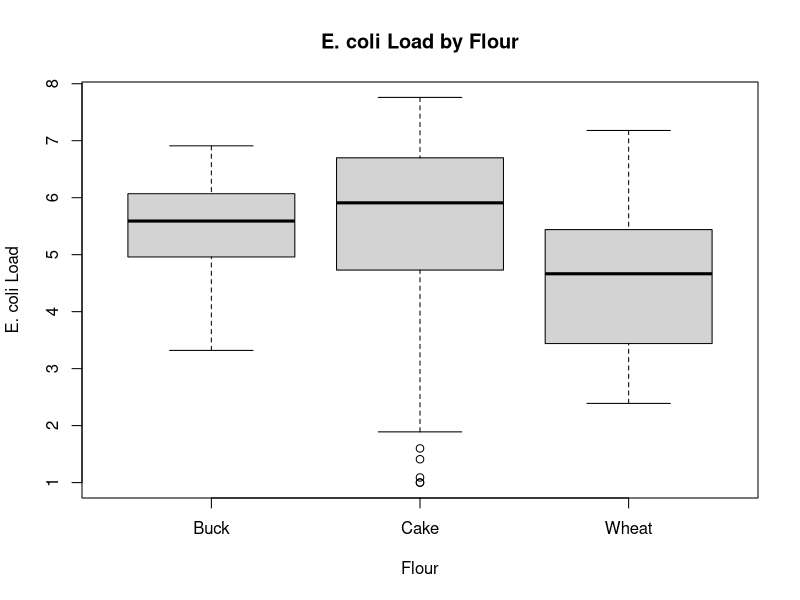
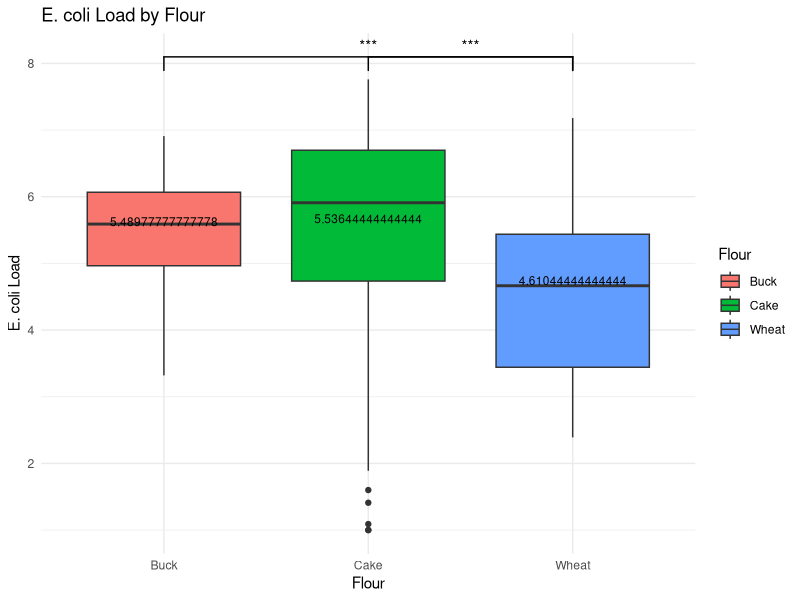
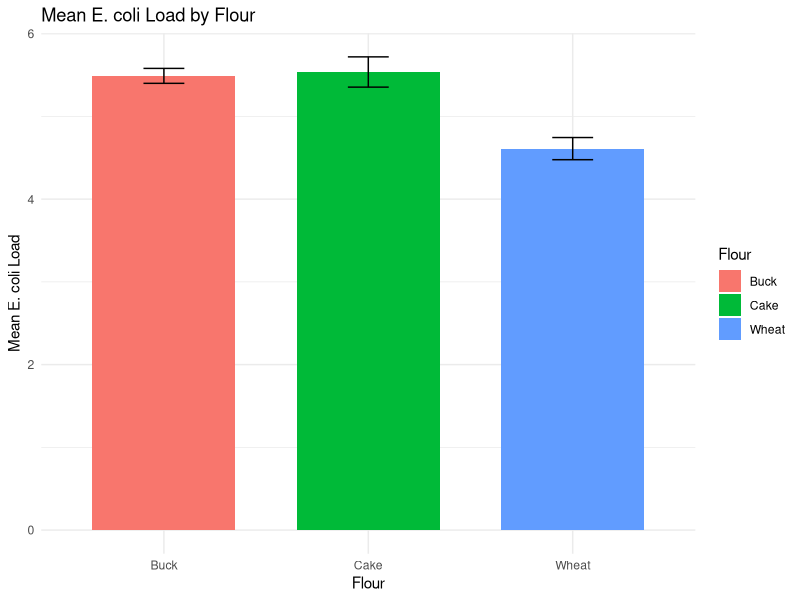
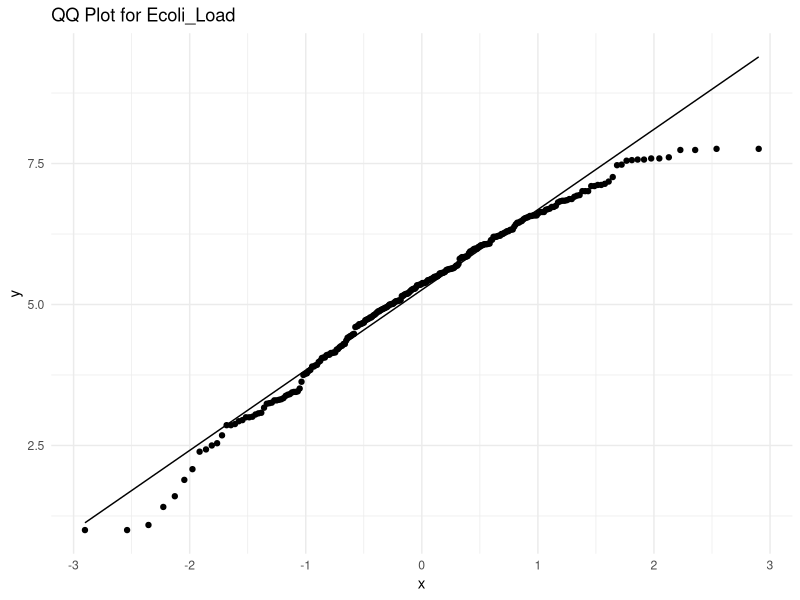
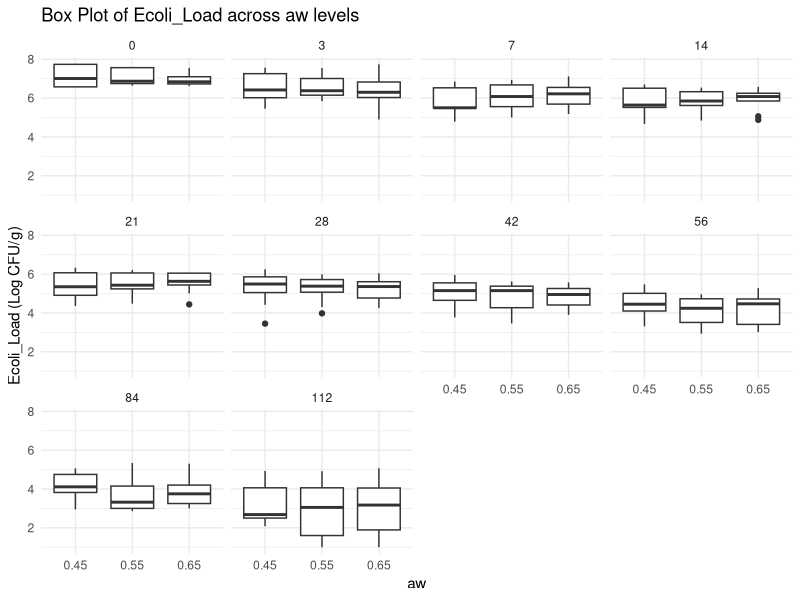
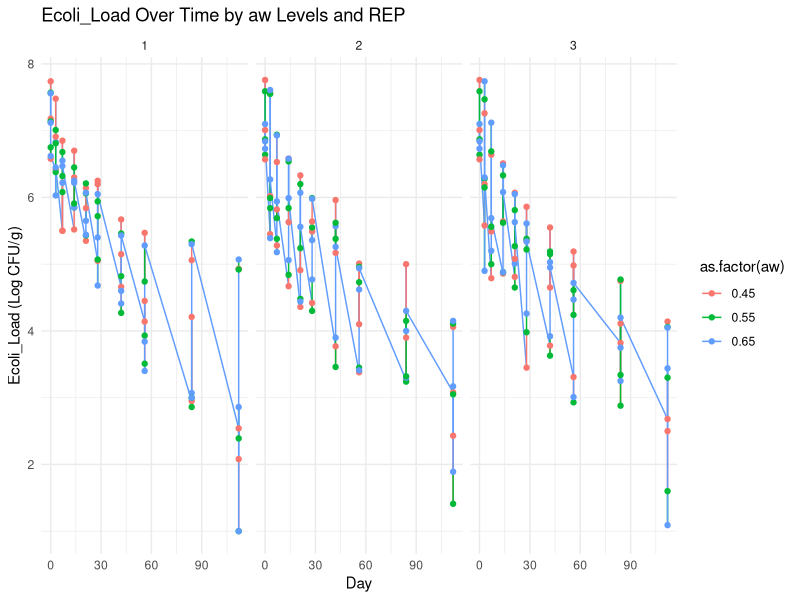
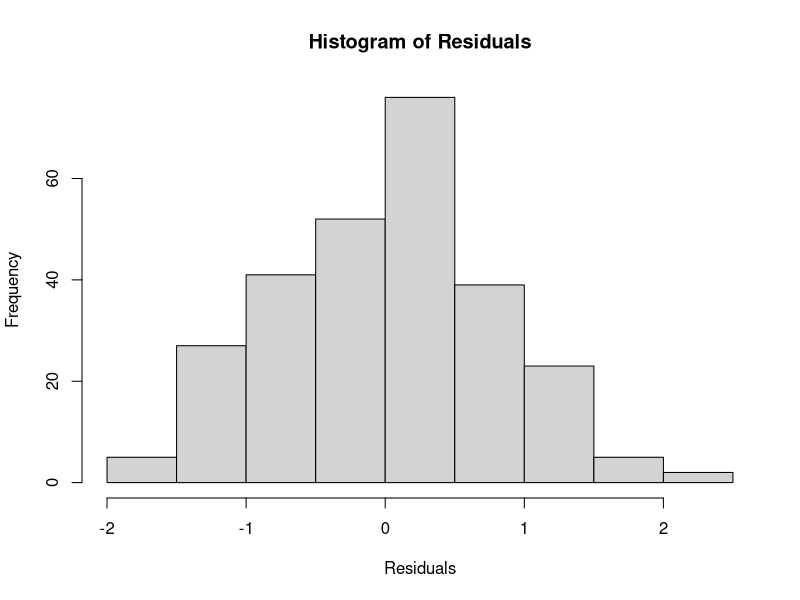
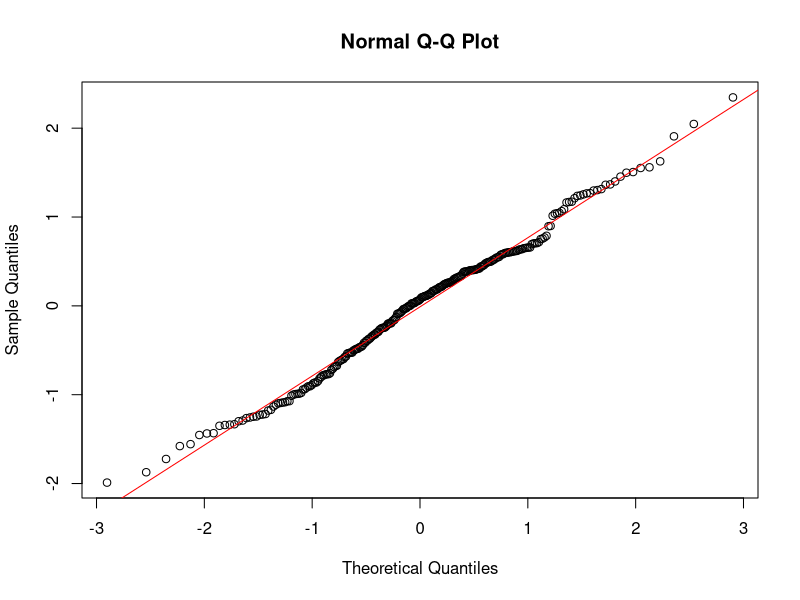

Here is the R script that generated these plots, in order:
## ---- chunk 1
# Load the dataset first

library(readr)
Data_1 <- read_csv("Data-1.csv")


library(dplyr)
Data_1 %>%
  group_by(Flour) %>%
  summarise(
    Mean_Ecoli_Load = mean(Ecoli_Load, na.rm = TRUE),
    SD_Ecoli_Load = sd(Ecoli_Load, na.rm = TRUE)
  )
boxplot(Ecoli_Load ~ Flour, data = Data_1, main="E. coli Load by Flour", xlab="Flour", ylab="E. coli Load")

## ---- chunk 2
aov_results <- aov(Ecoli_Load ~ Flour, data = Data_1)
summary(aov_results)

## ---- chunk 3
TukeyHSD(aov_results)

## ---- chunk 4

## ---- chunk 5
# Install and load ggsignif package

library(ggsignif)
library(ggplot2)

# Create the boxplot with Tukey HSD results
ggplot(Data_1, aes(x=Flour, y=Ecoli_Load, fill=Flour)) +
  geom_boxplot() +
  labs(title="E. coli Load by Flour", x="Flour", y="E. coli Load") +
  theme_minimal() +
  stat_summary(
    aes(label = ..y..), 
    fun = mean, 
    geom = "text", 
    vjust = -0.5, 
    size = 3
  ) +
  geom_signif(
    comparisons = list(c("Wheat", "Buck"), c("Wheat", "Cake")),
    map_signif_level = TRUE
  )

## ---- chunk 6
# Calculate means and standard errors
summary_data <- Data_1 %>%
  group_by(Flour) %>%
  summarise(
    Mean_Ecoli_Load = mean(Ecoli_Load, na.rm = TRUE),
    SE = sd(Ecoli_Load, na.rm = TRUE) / sqrt(n())
  )

# Plot with error bars
ggplot(summary_data, aes(x=Flour, y=Mean_Ecoli_Load, fill=Flour)) +
  geom_bar(stat="identity", position=position_dodge(), width=0.7) +
  geom_errorbar(aes(ymin=Mean_Ecoli_Load-SE, ymax=Mean_Ecoli_Load+SE), width=0.2) +
  labs(title="Mean E. coli Load by Flour", x="Flour", y="Mean E. coli Load") +
  theme_minimal()

## ---- chunk 7

## ---- chunk 8
# Assuming your data frame is called 'Data_1' and the column you're analyzing is 'Ecoli_Load'
desc_stats <- Data_1 %>%
  group_by(aw, Day) %>%
  summarise(
    mean = mean(Ecoli_Load, na.rm = TRUE),
    median = median(Ecoli_Load, na.rm = TRUE),
    sd = sd(Ecoli_Load, na.rm = TRUE),
    min = min(Ecoli_Load, na.rm = TRUE),
    max = max(Ecoli_Load, na.rm = TRUE)
  ) %>%
  mutate(range = max - min)

# Print the results
print(desc_stats)

## ---- chunk 9
#| echo: false

## ---- chunk 10
#| echo: false
# Load necessary libraries
library(ggplot2)
library(dplyr)

# Assuming your data is stored in 'Data_1'

# 1. QQ Plot for Ecoli_Load to check normality
qqplot_gg <- ggplot(Data_1, aes(sample = Ecoli_Load)) +
  stat_qq() +
  stat_qq_line() +
  ggtitle("QQ Plot for Ecoli_Load") +
  theme_minimal()

print(qqplot_gg)

# 2. Box Plot for Ecoli_Load across different 'aw' values and 'Days'
boxplot_gg <- ggplot(Data_1, aes(x = as.factor(aw), y = Ecoli_Load)) +
  geom_boxplot() +
  facet_wrap(~ Day) +  # Separate box plots for different time points
  ggtitle("Box Plot of Ecoli_Load across aw levels") +
  xlab("aw") +
  ylab("Ecoli_Load (Log CFU/g)") +
  theme_minimal()

print(boxplot_gg)

# 3. Line Graph for Ecoli_Load over time (Days) for each 'aw' and 'REP'
lineplot_gg <- ggplot(Data_1, aes(x = Day, y = Ecoli_Load, color = as.factor(aw), group = REP)) +
  geom_line() +
  geom_point() +
  facet_wrap(~ REP) +  # Separate lines for each replicate
  ggtitle("Ecoli_Load Over Time by aw Levels and REP") +
  xlab("Day") +
  ylab("Ecoli_Load (Log CFU/g)") +
  theme_minimal()

print(lineplot_gg)

## ---- chunk 11

## ---- chunk 12
library(lme4)
# Fit a mixed model with REP as a random effect
model <- lmer(Ecoli_Load ~ Flour + aw + Day + (1 | REP), data = Data_1)

# Check the summary
summary(model)

## ---- chunk 13
library(lme4)
library(lmerTest)
# Fit a mixed model with REP as a random effect
model <- lmer(Ecoli_Load ~ aw + Day + aw * Day + (1 | REP), data = Data_1)

# Check the summary
summary(model)
## ---- chunk 14
# Extract residuals and fitted values
residuals <- resid(model)
fitted_values <- fitted(model)

# Histogram of residuals
hist(residuals, main="Histogram of Residuals", xlab="Residuals")

# Q-Q Plot
qqnorm(residuals)
qqline(residuals, col = "red")

# Shapiro-Wilk Test for normality
shapiro.test(residuals)

## ---- chunk 15
# Fit the model without the interaction term
model_simple <- lmer(Ecoli_Load ~ aw + Day + (1 | REP), data = Data_1)

# Compare the models using ANOVA
anova(model_simple, model)

## ---- chunk 16
# Define observed values from the data
observed_values <- Data_1$Ecoli_Load  # Assuming Data_1 is your data frame and Ecoli_Load is the response variable

# Set up the plotting area to have 2 rows and 2 columns
par(mfrow=c(2, 2))

# Plot 1: Residuals vs. Fitted Values
plot(fitted_values, residuals, main="Residuals vs Fitted Values", xlab="Fitted Values", ylab="Residuals")
abline(h=0, col="red")

# Plot 2: Q-Q Plot of Residuals
qqnorm(residuals, main="Q-Q Plot of Residuals")
qqline(residuals, col = "red")

# Plot 3: Histogram of Residuals
hist(residuals, main="Histogram of Residuals", xlab="Residuals", breaks=20)

# Plot 4: Predicted vs. Observed Values
plot(observed_values, fitted_values, main="Predicted vs Observed Values", xlab="Observed Values", ylab="Predicted Values")
abline(a=0, b=1, col="red")

# Reset plotting layout to default (optional)
par(mfrow=c(1, 1))

## ---- chunk 17
#| echo: false


## ---- chunk 18
#| echo: false


## ---- chunk 19
#| echo: false
2 * 2
## ---- chunk 20
#| echo: false
2 * 2
## ---- chunk 21
#| echo: false
2 * 2
## ---- chunk 22
#| echo: false
2 * 2
